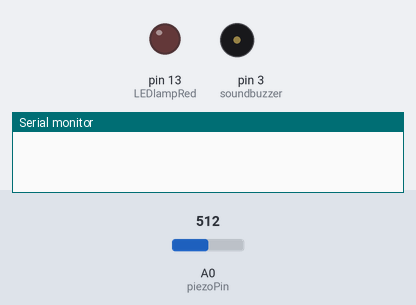
The sketch below on a simulated Arduino Uno, built with avr-gcc and run on an emulated ATmega328P. Shown: output pins drawn as LEDs (lit = HIGH), buzzer (waves = sounding), the last lines printed to the serial monitor. Inputs (shaded band) come from the test bench; at power-on: A0 (piezoPin) = 512.

Above: at 1.2 s.
1.3 s: A0 (piezoPin) set to 1008
2.8 s: A0 (piezoPin) set to 1023
At 5.6 s:
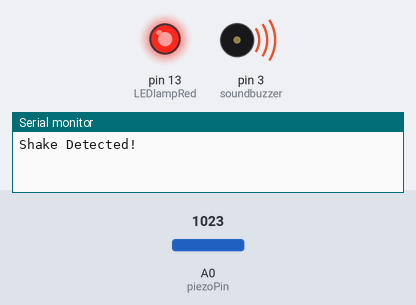
5.8 s: A0 (piezoPin) set to 900
At 7.1 s:
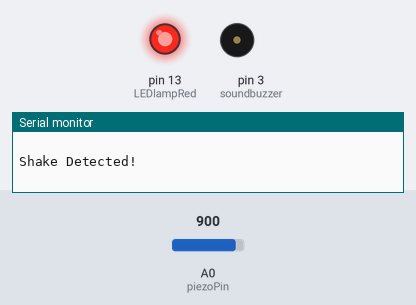
Timing chart, 0 to 8.8 s (numbered marks = the images above; inputs shaded):
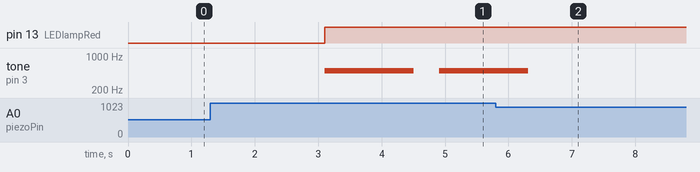

Measured:
- the behaviour switches between 1022 and 1023 on A0 (piezoPin) (found by bisection; images 0 and 1)
- after the input at 1.3 s, every drawn part: stays the same
- after the input at 2.8 s, pin 13 (LEDlampRed): LOW → HIGH after 0.30 s; tone on pin 3 (soundbuzzer): silent → 500 Hz after 0.30 s, → silent 1.4 s later, → 500 Hz 0.40 s later
- after the input at 5.8 s, tone on pin 3 (soundbuzzer): goes on until 6.3 s, then stays silent

The sketch:

GuardianMotion_Code.ino
```cpp
#define soundbuzzer 3
#define LEDlampRed 13
int sound = 500;
const int piezoPin = A0;
int set = 0;
int cycle = 0;
int timer = 0;

void setup() {
  // put your setup code here, to run once:
  Serial.begin(38400);
  pinMode(soundbuzzer, OUTPUT);
  pinMode(LEDlampRed, OUTPUT);
}

void loop() {
  int sensorValue = analogRead(piezoPin);

    if(sensorValue == 1023){
    set += 1;
  }
  if(set >= 2){
    cycle += 1;
    set = 0;
  }

  if(cycle >= 2){
    tone(soundbuzzer, sound);
    timer += 1;
    digitalWrite(LEDlampRed, HIGH);
  }
  if (timer >= 15){
    noTone(soundbuzzer);
    timer = 0;
    cycle = 0;
    Serial.println("Shake Detected!");
    Serial.println("     ");
  }
    delay(100);
}
```
